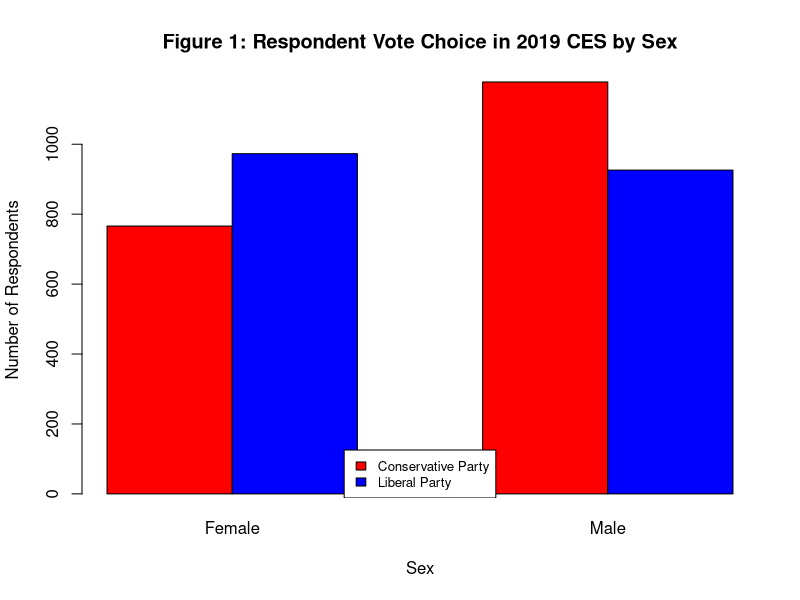
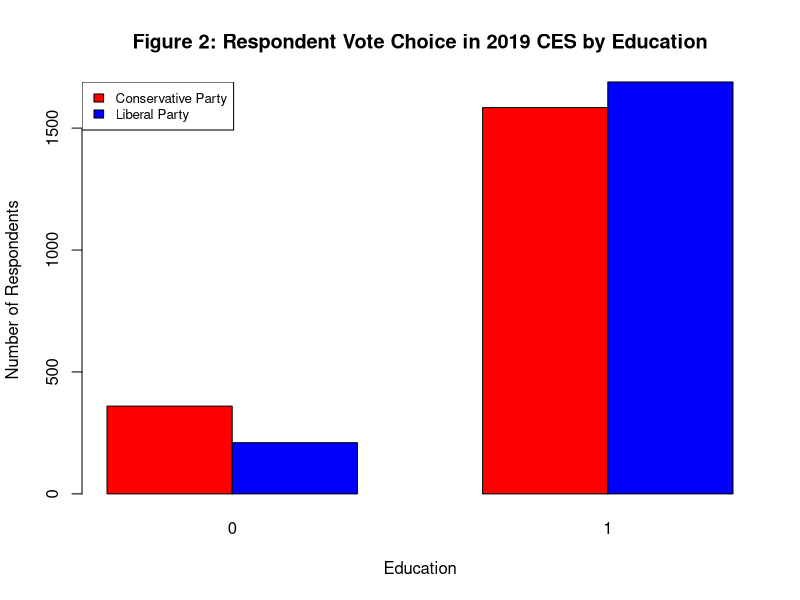
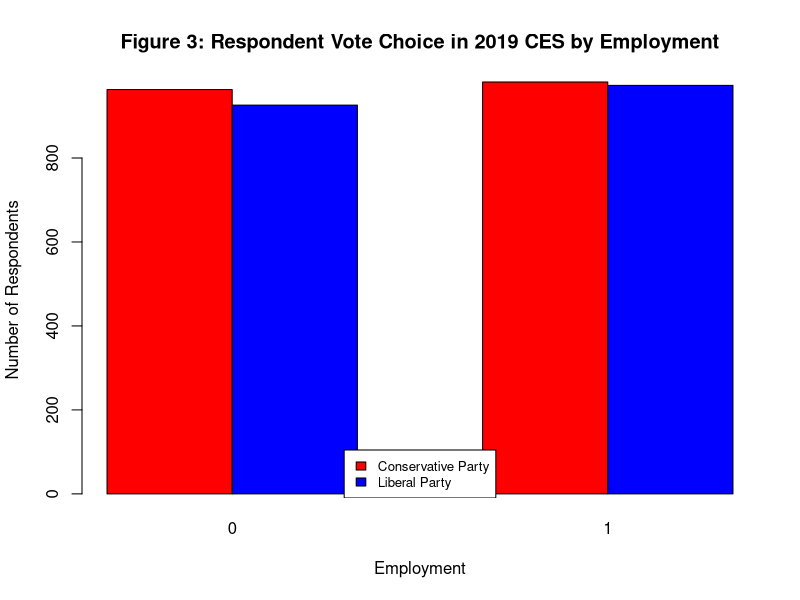
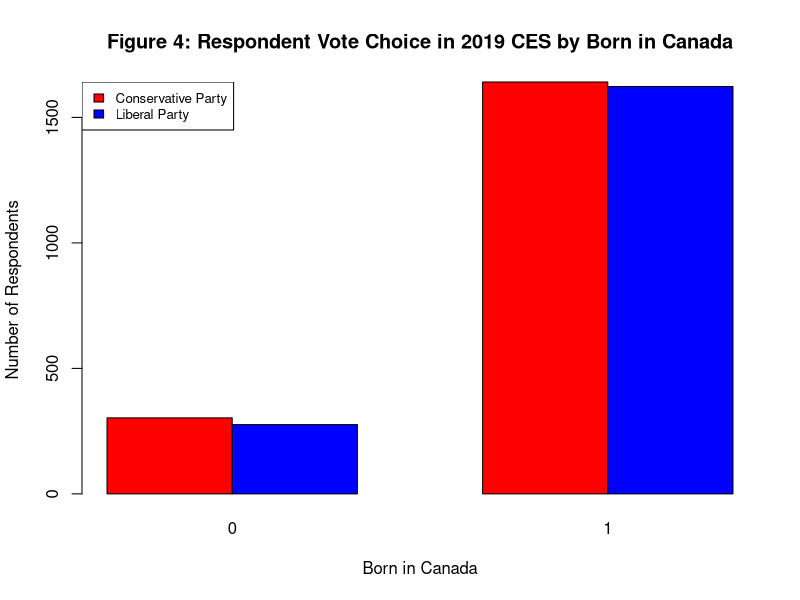
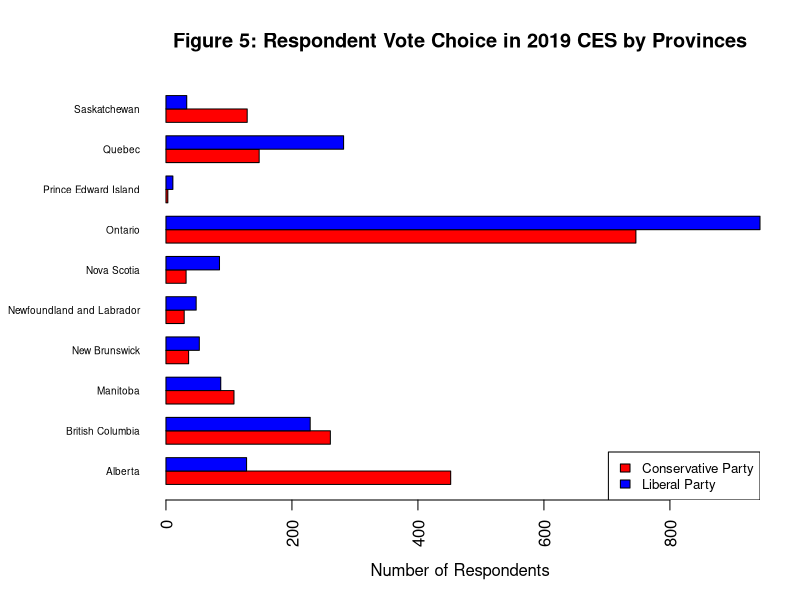
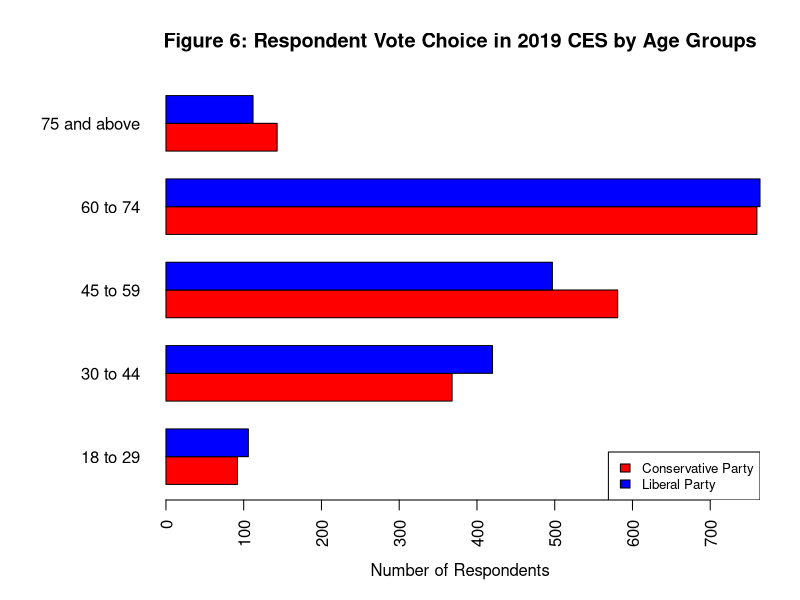
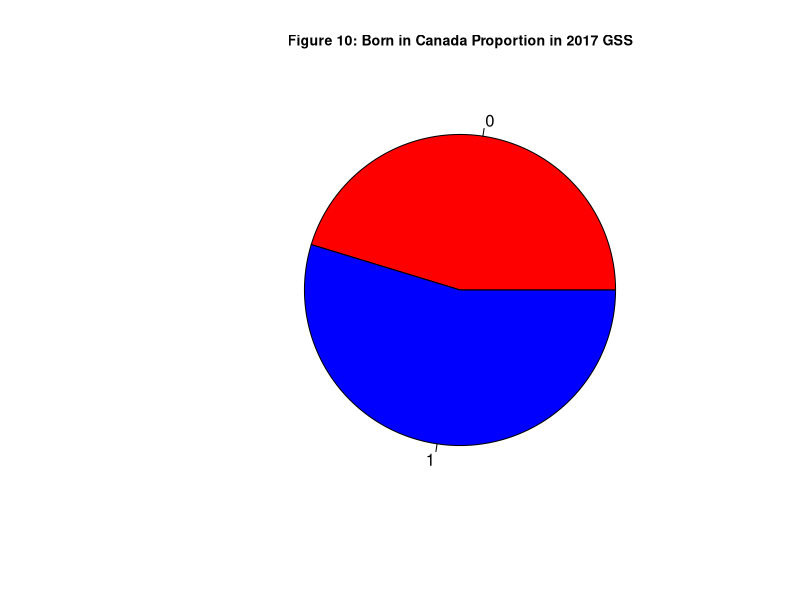
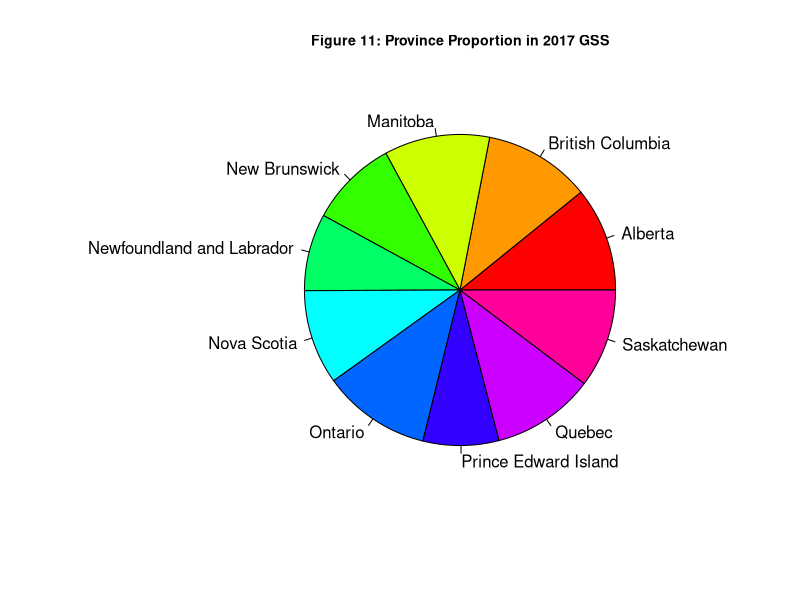

The R source for these figures, in order:
## ---- chunk 1
knitr::opts_chunk$set(echo = TRUE)
#setup library
library(ggplot2)
library(dplyr)
library(knitr)
library(readr)
library(tidyverse)
library(broom)
library(lme4)
library(readr)
#import cleaned data use for analysis
survey <- read_csv("survey_cleaned.csv")
post <- read_csv("census_cleaned.csv")
#remove NA by na.omit()
survey <- na.omit(survey)
post <- na.omit(post)
#remove income variable no longer used for survey data
survey <- survey[,-8]
## ---- chunk 2
#create a bar plot of sex categorized by parties
sex <-table(survey$votechoice, survey$sex)
barplot(sex, beside=TRUE, main="Figure 1: Respondent Vote Choice in 2019 CES by Sex", xlab= "Sex", ylab= "Number of Respondents", col = c("red", "blue"))
legend("bottom", legend= c("Conservative Party", "Liberal Party"), fill = c("red", "blue"), cex=0.8, bg = "white")
## ---- chunk 3
#create a bar plot of college and above education categorized by parties
education <-table(survey$votechoice, survey$edu)
barplot(education, beside=TRUE, main="Figure 2: Respondent Vote Choice in 2019 CES by Education", xlab= "Education", ylab= "Number of Respondents", col = c("red", "blue"))
legend("topleft", legend= c("Conservative Party", "Liberal Party"), fill = c("red", "blue"), cex=0.8)
## ---- chunk 4
#create a bar plot of employed for pay categorized by parties
employment <-table(survey$votechoice, survey$employed)
barplot(employment, beside=TRUE, main="Figure 3: Respondent Vote Choice in 2019 CES by Employment", xlab= "Employment", ylab= "Number of Respondents", col = c("red", "blue"))
legend("bottom", legend= c("Conservative Party", "Liberal Party"), fill = c("red", "blue"), cex=0.8, bg = "white")

#create a bar plot of born in canada categorized by parties
born <-table(survey$votechoice, survey$bornin_canada)
barplot(born, beside=TRUE, main="Figure 4: Respondent Vote Choice in 2019 CES by Born in Canada", xlab= "Born in Canada", ylab= "Number of Respondents", col = c("red", "blue"))
legend("topleft", legend= c("Conservative Party", "Liberal Party"), fill = c("red", "blue"), cex=0.8)
## ---- chunk 5
#create a bar plot of provinces categorized by parties
par(las=2) # make label text perpendicular to axis
par(mar=c(5,8,4,2)) # increase y-axis margin
province <-table(survey$votechoice, survey$province)
barplot(province, beside=TRUE, horiz=TRUE, main="Figure 5: Respondent Vote Choice in 2019 CES by Provinces", xlab= "Number of Respondents", col = c("red", "blue"), cex.names=0.6)
legend("bottomright", legend= c("Conservative Party", "Liberal Party"), fill = c("red", "blue"), cex=0.8)
## ---- chunk 6
#create a bar plot of age groups categorized by parties
par(las=2) # make label text perpendicular to axis
par(mar=c(5,8,4,2)) # increase y-axis margin
age <-table(survey$votechoice, survey$age)
barplot(age, beside=TRUE, horiz=TRUE, main="Figure 6: Respondent Vote Choice in 2019 CES by Age Groups", xlab= "Number of Respondents", col = c("red", "blue"))
legend("bottomright", legend= c("Conservative Party", "Liberal Party"), fill = c("red", "blue"), cex=0.8)
## ---- chunk 7
born_p <-table(post$bornin_canada)
pie(born_p, main="Figure 10: Born in Canada Proportion in 2017 GSS", col = c("red", "blue"), cex.main = 0.85)
## ---- chunk 8
province_p <-table(post$province)
pie(province_p, main="Figure 11: Province Proportion in 2017 GSS", col = rainbow(10), cex.main = 0.85)
## ---- chunk 9
age_p <-table(post$age)
pie(age_p, main="Figure 12: Age Proportion in 2017 GSS", col = rainbow(5), cex.main = 0.85)

## ---- chunk 10
# Construct the vote intention variable from survey data so that it is binary indicates by 1 and 0
survey$vote_Conservative[survey$votechoice=="Conservative Party"]<-1
survey$vote_Conservative[survey$votechoice=="Liberal Party"]<-0
## ---- chunk 11
#Multilevel Logistic Model for different states
model <- glmer(vote_Conservative ~ sex + edu + employed + bornin_canada + as.factor(age) + (1|province), data=survey, family =binomial)
## ---- chunk 12
#Statistical summary
kable(summary(model)[["coefficients"]], digits=4, 
      caption="Summary of Model Estimates")
## ---- chunk 13
#post-stratification calculation
#Making prediction using our model with census data, and we saving the results of those predictions by adding a new column to the census_data data set called 'estimate'
post$estimate <- 
  model %>% 
  predict(newdata = post, type="response")
## ---- chunk 14
##together vote outcome
#together <- post %>%
#mutate(proportion_voting_for_conservative = estimate*n) %>%
#  summarise(voting_for_conservative = sum(proportion_voting_for_conservative)/sum(n))
#kable(together, digits=4, 
#      caption="Vote Outcome for the Conservative Party of 2019 Canadian Federal Election if Everyone had Voted")

##summarize by geography
#geography <- post %>%
#mutate(proportion_voting_for_conservative = estimate*n) %>%
#  group_by(state) %>%
#  summarise(voting_for_conservative = sum(proportion_voting_for_conservative)/sum(n))
#kable(geography, digits=4, 
#      caption="Vote Outcome for the Conservative Party of 2019 Canadian Federal Election if Everyone had Voted by Province")

## ---- chunk 15
sex_p <-table(post$sex)
pie(sex_p, main="Figure 7: Sex Proportion in 2017 GSS", col = c("red", "blue"), cex.main = 0.85)

edu_p <-table(post$edu)
pie(edu_p, main="Figure 8: Education Proportion in 2017 GSS", col = c("red", "blue"), cex.main = 0.85)

employed_p <-table(post$employed)
pie(employed_p, main="Figure 9: Employment Proportion in 2017 GSS", col = c("red", "blue"), cex.main = 0.85)
